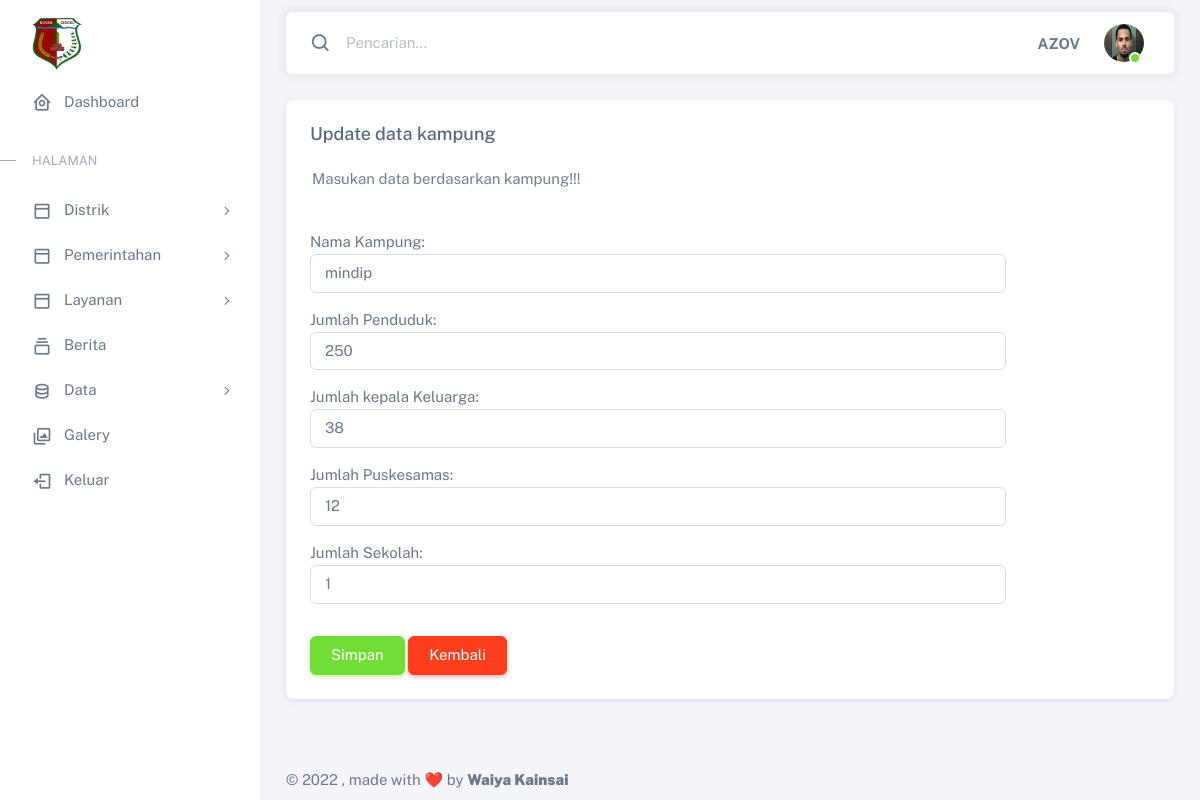
Screenshot of /panel/updatedata/16 (signed in) with the database file from the repository.
### panel/models.py (models this page shows)
class UserProfile(models.Model):
    user = models.OneToOneField(User, on_delete=models.CASCADE)
    first_name = models.CharField(max_length=100, null=True)
    last_name = models.CharField(max_length=100, null=True)
    phone = models.CharField(max_length=12, null=True)
    foto = models.ImageField(blank=True, null=True, upload_to="image/")

### statistik/models.py (models this page shows, shortened)
class DataPerKampung(models.Model):
    nama_kampung = models.CharField(max_length=100, null=True)
    jumlah_jiwa = models.IntegerField()
    kk = models.IntegerField()
    puskesmas = models.IntegerField()
    sekolah = models.IntegerField()

### panel/views.py (the view)
# urls.py: path('updatedata/<str:pk>',views.update_data, name='updatedata'),
@login_required(login_url='panel:login')
def update_data(request, pk):
    groupcheck = Group.objects.get(name= 'admin')
    tombol = "Simpan"
    data_update = DataPerKampung.objects.get(id=pk)
    form = DataForm( request.POST or None, request.FILES or None, instance=data_update)
    link_kembali = '/panel/data/'
    if form.is_valid():
        form.save()
        return redirect(link_kembali)
    context ={
        'title':'Panel | Update Data Kampung',
        'keterangan': 'Update data kampung',
        'form': form,
        'tombol': tombol,
        'groupcheck': groupcheck,
    }
    return render(request, 'panel/update_data.html', context)

### panel/forms.py
class DataForm(ModelForm):
    class Meta:
        model = DataPerKampung
        fields = ('nama_kampung','jumlah_jiwa', 'kk', 'puskesmas', 'sekolah',)
        labels = {
            'nama_kampung' : 'Nama Kampung',
            'jumlah_jiwa': 'Jumlah Penduduk',
            'kk': 'Jumlah kepala Keluarga',
            'puskesmas':'Jumlah Puskesamas',
            'sekolah':'Jumlah Sekolah'
        }
        widgets = {
            'jumlah_jiwa': forms.NumberInput(attrs={'class': 'form-control', 'id': 'basic-default-name', 'placeholder': 'Jumlah Penduduk'}),
            'nama_kampung': forms.TextInput(attrs={'class': 'form-control', 'id': 'basic-default-name', 'placeholder': 'Masukan nama kampung'}),
            'kk': forms.NumberInput(attrs={'class': 'form-control', 'id': 'basic-default-name', 'placeholder': 'Jumlah KK'}),
            'puskesmas': forms.NumberInput(attrs={'class': 'form-control', 'id': 'basic-default-name', 'placeholder': 'Jumlah puskesmas'}),
            'sekolah': forms.NumberInput(attrs={'class': 'form-control', 'id': 'basic-default-name', 'placeholder': 'Jumlah sekolah'}),
            }

### templates/panel/update_data.html (shortened to what this page needs)
{% extends '../adminbase.html' %}
{% block content %}
<div class="row">
    <div class="col-xxl">
        <div class="card mb-4">
          <div class="card-header d-flex align-items-center justify-content-between">
            <h5 class="mb-0">{{ keterangan }}</h5>
          </div>
          <div class="container"> <p style="color: slategrey;">Masukan data berdasarkan kampung!!!</p> </div>
          <div class="card-body">
            <form action="" method="POST" enctype="multipart/form-data">
              <div class="row mb-3">
                <div class="col-sm-10">
                  {{ form.as_p}}
                </div>
              </div>
              <div class="row justify-content-start">
                <div class="col-sm-10">
                  <input class="btn btn-success" type="submit" value="{{ tombol }}">
                  <a href= "{% url 'panel:data' %}"  class="btn btn-danger">Kembali</a>
                </div>
              </div>
            </form>
          </div>
        </div>
      </div>
</div>
{% endblock %}

### templates/adminbase.html (shortened to what this page needs)
{% load static %}
<!DOCTYPE html>
<html
  lang="en"
  class="light-style layout-menu-fixed"
  dir="ltr"
  data-theme="theme-default"
  data-assets-path="../assets/"
  data-template="vertical-menu-template-free"
>
  <head>
    <link rel="stylesheet" href=" {% static 'vendor/fonts/boxicons.css' %}" />
    <link rel="stylesheet" href="{% static 'vendor/css/core.css' %}" class="template-customizer-core-css" />
    <link rel="stylesheet" href="{% static 'vendor/css/theme-default.css' %}" class="template-customizer-theme-css" />
    <link rel="stylesheet" href="{% static 'vendor/css/organisasi.css' %}" class="template-customizer-theme-css" />
    <link rel="stylesheet" href="{% static 'css/demo.css' %}" />
    <link rel="stylesheet" href="{% static 'vendor/libs/perfect-scrollbar/perfect-scrollbar.css' %}" />
    <link rel="stylesheet" href="{% static 'vendor/libs/apex-charts/apex-charts.css' %}" />
  </head>
  <body onload="startTime()">
    <div class="layout-wrapper layout-content-navbar">
      <div class="layout-container">
        {% include 'panel/admin_menu.html' %}
        <div class="layout-page">
          <nav
            class="layout-navbar container-xxl navbar navbar-expand-xl navbar-detached align-items-center bg-navbar-theme"
            id="layout-navbar"
          >
            <div class="navbar-nav-right d-flex align-items-center" id="navbar-collapse">
              <div class="navbar-nav align-items-center">
                <div class="nav-item d-flex align-items-center">
                  <i class="bx bx-search fs-4 lh-0"></i>
                  <input
                    type="text"
                    class="form-control border-0 shadow-none"
                    placeholder="Pencarian..."
                    aria-label="Search..."
                  />
                </div>
              </div>
              <ul class="navbar-nav flex-row align-items-center ms-auto">
                <li class="nav-item lh-1 me-3">
                  <strong >{{request.user|upper}}</strong>
                </li>
                <li class="nav-item navbar-dropdown dropdown-user dropdown">
                  <a class="nav-link dropdown-toggle hide-arrow" href="javascript:void(0);" data-bs-toggle="dropdown">
                    <div class="avatar avatar-online">
                      {% if request.user.userprofile.foto %}
                      <img src="{{ request.user.userprofile.foto.url }}" alt class="w-px-40 h-saja rounded-circle" />
                      {% else %}
                      <img src="{% static 'img/user_blank.png' %}" alt class="w-px-40 h-auto rounded-circle" />
                      {% endif %}
                    </div>
                  </a>
                </li>
              </ul>
            </div>
          </nav>
          <div class="content-wrapper">
            <div class="container-xxl flex-grow-1 container-p-y">
            {% block content %}
            {% endblock content %}
            </div>
            <footer class="content-footer footer bg-footer-theme">
              <div class="container-xxl d-flex flex-wrap justify-content-between py-2 flex-md-row flex-column">
                <div class="mb-2 mb-md-0">
                  ©
                  , made with ❤️ by
                  <a href="#" target="_blank" class="footer-link fw-bolder">Waiya Kainsai</a>
                </div>
              </div>
            </footer>
          </div>
        </div>
      </div>
    </div>
  </body>
</html>

### rows the page displays
DataPerKampung: nama_kampung "mindip", jumlah_jiwa "250", kk "38", puskesmas "12", sekolah "1"

### other values shown
{{ request.user|upper }} "AZOV"
{{ keterangan }} "Update data kampung"
